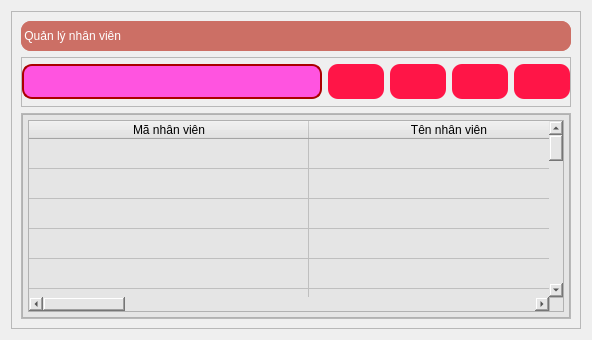
            <widget class="QWidget" name="page_3">
             <layout class="QVBoxLayout" name="verticalLayout_33">
              <item>
               <widget class="QFrame" name="frame_22">
                <property name="frameShape">
                 <enum>QFrame::StyledPanel</enum>
                </property>
                <property name="frameShadow">
                 <enum>QFrame::Raised</enum>
                </property>
                <layout class="QVBoxLayout" name="verticalLayout_20">
                 <item>
                  <widget class="QFrame" name="frame_23">
                   <property name="minimumSize">
                    <size>
                     <width>0</width>
                     <height>30</height>
                    </size>
                   </property>
                   <property name="maximumSize">
                    <size>
                     <width>16777215</width>
                     <height>30</height>
                    </size>
                   </property>
                   <property name="styleSheet">
                    <string notr="true">font: 75 10pt &quot;MS Shell Dlg 2&quot;;background-color: rgba(204, 111, 101);
color: rgb(255, 255, 255);    border-radius: 10px;</string>
                   </property>
                   <property name="frameShape">
                    <enum>QFrame::StyledPanel</enum>
                   </property>
                   <property name="frameShadow">
                    <enum>QFrame::Raised</enum>
                   </property>
                   <layout class="QVBoxLayout" name="verticalLayout_29">
                    <property name="spacing">
                     <number>0</number>
                    </property>
                    <property name="leftMargin">
                     <number>0</number>
                    </property>
                    <property name="topMargin">
                     <number>0</number>
                    </property>
                    <property name="rightMargin">
                     <number>0</number>
                    </property>
                    <property name="bottomMargin">
                     <number>0</number>
                    </property>
                    <item>
                     <widget class="QLabel" name="label_38">
                      <property name="text">
                       <string> Quản lý nhân viên</string>
                      </property>
                     </widget>
                    </item>
                   </layout>
                  </widget>
                 </item>
                 <item alignment="Qt::AlignRight|Qt::AlignVCenter">
                  <widget class="QFrame" name="frame_31">
                   <property name="minimumSize">
                    <size>
                     <width>550</width>
                     <height>50</height>
                    </size>
                   </property>
                   <property name="maximumSize">
                    <size>
                     <width>16777215</width>
                     <height>30</height>
                    </size>
                   </property>
                   <property name="frameShape">
                    <enum>QFrame::StyledPanel</enum>
                   </property>
                   <property name="frameShadow">
                    <enum>QFrame::Raised</enum>
                   </property>
                   <layout class="QHBoxLayout" name="horizontalLayout_14">
                    <property name="leftMargin">
                     <number>0</number>
                    </property>
                    <property name="topMargin">
                     <number>0</number>
                    </property>
                    <property name="rightMargin">
                     <number>0</number>
                    </property>
                    <property name="bottomMargin">
                     <number>0</number>
                    </property>
                    <item>
                     <widget class="QLineEdit" name="lineEdit_14">
                      <property name="maximumSize">
                       <size>
                        <width>300</width>
                        <height>35</height>
                       </size>
                      </property>
                      <property name="styleSheet">
                       <string notr="true">QLineEdit{
	border: 2px solid rgb(170, 0, 0);
	border-radius: 10px;
	background-color: rgb(255, 84, 224);
}
</string>
                      </property>
                     </widget>
                    </item>
                    <item>
                     <widget class="QPushButton" name="pushButton_20">
                      <property name="minimumSize">
                       <size>
                        <width>35</width>
                        <height>35</height>
                       </size>
                      </property>
                      <property name="maximumSize">
                       <size>
                        <width>70</width>
                        <height>35</height>
                       </size>
                      </property>
                      <property name="styleSheet">
                       <string notr="true">QPushButton {	
background-color: rgb(255, 21, 71);
	
	background-image: url(:/16x16/icons/16x16/cil-magnifying-glass.png);
	background-position: center;
    background-repeat: no-repeat;
	border: none;
	border-radius: 10px;
}
QPushButton:hover {
	background-color: rgb(151, 10, 16);
}
</string>
                      </property>
                      <property name="text">
                       <string/>
                      </property>
                     </widget>
                    </item>
                    <item>
                     <widget class="QPushButton" name="pushButton_21">
                      <property name="minimumSize">
                       <size>
                        <width>35</width>
                        <height>35</height>
                       </size>
                      </property>
                      <property name="maximumSize">
                       <size>
                        <width>70</width>
                        <height>35</height>
                       </size>
                      </property>
                      <property name="styleSheet">
                       <string notr="true">QPushButton {	
background-color: rgb(255, 21, 71);
	
	background-image: url(:/16x16/icons/16x16/cil-plus.png);
	background-position: center;
    background-repeat: no-repeat;
	border: none;
	border-radius: 10px;
}
QPushButton:hover {
	background-color: rgb(151, 10, 16);
}
</string>
                      </property>
                      <property name="text">
                       <string/>
                      </property>
                     </widget>
                    </item>
                    <item>
                     <widget class="QPushButton" name="pushButton_24">
                      <property name="minimumSize">
                       <size>
                        <width>35</width>
                        <height>35</height>
                       </size>
                      </property>
                      <property name="maximumSize">
                       <size>
                        <width>70</width>
                        <height>35</height>
                       </size>
                      </property>
                      <property name="styleSheet">
                       <string notr="true">QPushButton {	
background-color: rgb(255, 21, 71);
	
	background-image: url(:/16x16/icons/16x16/cil-pencil.png);
	background-position: center;
    background-repeat: no-repeat;
	border: none;
	border-radius: 10px;
}
QPushButton:hover {
	background-color: rgb(151, 10, 16);
}
</string>
                      </property>
                      <property name="text">
                       <string/>
                      </property>
                     </widget>
                    </item>
                    <item>
                     <widget class="QPushButton" name="pushButton_23">
                      <property name="minimumSize">
                       <size>
                        <width>35</width>
                        <height>35</height>
                       </size>
                      </property>
                      <property name="maximumSize">
                       <size>
                        <width>70</width>
                        <height>35</height>
                       </size>
                      </property>
                      <property name="styleSheet">
                       <string notr="true">QPushButton {	
background-color: rgb(255, 21, 71);
	background-image: url(:/16x16/icons/16x16/cil-remove.png);
	background-position: center;
    background-repeat: no-repeat;
	border: none;
	border-radius: 10px;
}
QPushButton:hover {
	background-color: rgb(151, 10, 16);
}
</string>
                      </property>
                      <property name="text">
                       <string/>
                      </property>
                     </widget>
                    </item>
                   </layout>
                  </widget>
                 </item>
                 <item>
                  <widget class="QFrame" name="frame_30">
                   <property name="frameShape">
                    <enum>QFrame::StyledPanel</enum>
                   </property>
                   <property name="frameShadow">
                    <enum>QFrame::Raised</enum>
                   </property>
                   <layout class="QVBoxLayout" name="verticalLayout_30">
                    <property name="spacing">
                     <number>14</number>
                    </property>
                    <property name="leftMargin">
                     <number>0</number>
                    </property>
                    <property name="topMargin">
                     <number>0</number>
                    </property>
                    <property name="rightMargin">
                     <number>0</number>
                    </property>
                    <property name="bottomMargin">
                     <number>0</number>
                    </property>
                    <item>
                     <widget class="QFrame" name="frame_33">
                      <property name="styleSheet">
                       <string notr="true">background-color: rgb(229, 229, 229);</string>
                      </property>
                      <property name="frameShape">
                       <enum>QFrame::StyledPanel</enum>
                      </property>
                      <property name="frameShadow">
                       <enum>QFrame::Raised</enum>
                      </property>
                      <layout class="QVBoxLayout" name="verticalLayout_32">
                       <property name="spacing">
                        <number>5</number>
                       </property>
                       <property name="leftMargin">
                        <number>5</number>
                       </property>
                       <property name="topMargin">
                        <number>5</number>
                       </property>
                       <property name="rightMargin">
                        <number>5</number>
                       </property>
                       <property name="bottomMargin">
                        <number>5</number>
                       </property>
                       <item>
                        <widget class="QTableWidget" name="tableWidget_2">
                         <property name="styleSheet">
                          <string notr="true">/* VERTICAL SCROLLBAR */

QScrollBar:vertical {
	background: rgb(180, 28, 222);
    width: 20px;
    margin:0 0 0 0;
	border-radius: 7px;
 }
QScrollBar::handle:vertical {	
	min-height: 30px;
	border-radius: 7px;
}
QScrollBar::sub-line:vertical {
	
	background-color: rgb(255, 255, 255);
	border: none;
	height: 15px;
	border-top-left-radius: 7px;
	border-top-right-radius: 7px;
	subcontrol-position: top;
	subcontrol-origin: margin;
}
QScrollBar::add-line:vertical {
	border: none;
	height: 15px;
	border-bottom-left-radius: 7px;
	border-bottom-right-radius: 7px;
	subcontrol-position: bottom;
	subcontrol-origin: margin;
}
QScrollBar::up-arrow:vertical, QScrollBar::down-arrow:vertical {
	background: none;
}
QScrollBar::add-page:vertical, QScrollBar::sub-page:vertical {
	background: none;
}

/*-----------------*/
 QScrollBar:horizontall {
	border: none;
    background: rgb(45, 45, 68);
    width: 20px;
    margin:0 0 0 0;
	border-radius: 7px;
 }
QScrollBar::handle:horizontall {	
	background-color: rgb(80, 80, 122);
	min-height: 30px;
	border-radius: 7px;
}
QScrollBar::sub-line:horizontall {
	border: none;
	background-color: rgb(59, 59, 90);
	height: 15px;
	border-top-left-radius: 7px;
	border-top-right-radius: 7px;
	subcontrol-position: top;
	subcontrol-origin: margin;
}
QScrollBar::add-line:horizontall{
	border: none;
	background-color: rgb(59, 59, 90);
	height: 15px;
	border-bottom-left-radius: 7px;
	border-bottom-right-radius: 7px;
	subcontrol-position: bottom;
	subcontrol-origin: margin;
}
QScrollBar::up-arrow:horizontall, QScrollBar::down-arrow:horizontall {
	background: none;
}
QScrollBar::add-page:horizontall, QScrollBar::sub-page:horizontall {
	background: none;
}


















</string>
                         </property>
                         <property name="editTriggers">
                          <set>QAbstractItemView::NoEditTriggers</set>
                         </property>
                         <property name="showGrid">
                          <bool>true</bool>
                         </property>
                         <property name="gridStyle">
                          <enum>Qt::SolidLine</enum>
                         </property>
                         <property name="sortingEnabled">
                          <bool>false</bool>
                         </property>
                         <property name="rowCount">
                          <number>100</number>
                         </property>
                         <attribute name="horizontalHeaderDefaultSectionSize">
                          <number>280</number>
                         </attribute>
                         <attribute name="horizontalHeaderHighlightSections">
                          <bool>false</bool>
                         </attribute>
                         <attribute name="horizontalHeaderShowSortIndicator" stdset="0">
                          <bool>false</bool>
                         </attribute>
                         <attribute name="horizontalHeaderStretchLastSection">
                          <bool>true</bool>
                         </attribute>
                         <attribute name="verticalHeaderVisible">
                          <bool>false</bool>
                         </attribute>
                         <attribute name="verticalHeaderHighlightSections">
                          <bool>true</bool>
                         </attribute>
                         <row/>
                         <row/>
                         <row/>
                         <row/>
                         <row/>
                         <row/>
                         <row/>
                         <row/>
                         <row/>
                         <row/>
                         <row/>
                         <row/>
                         <row/>
                         <row/>
                         <row/>
                         <row/>
                         <row/>
                         <row/>
                         <row/>
                         <row/>
                         <row/>
                         <row/>
                         <row/>
                         <row/>
                         <row/>
                         <row/>
                         <row/>
                         <row/>
                         <row/>
                         <row/>
                         <row/>
                         <row/>
                         <row/>
                         <row/>
                         <row/>
                         <row/>
                         <row/>
                         <row/>
                         <row/>
                         <row/>
                         <row/>
                         <row/>
                         <row/>
                         <row/>
                         <row/>
                         <row/>
                         <row/>
                         <row/>
                         <row/>
                         <row/>
                         <row/>
                         <row/>
                         <row/>
                         <row/>
                         <row/>
                         <row/>
                         <row/>
                         <row/>
                         <row/>
                         <row/>
                         <row/>
                         <row/>
                         <row/>
                         <row/>
                         <row/>
                         <row/>
                         <row/>
                         <row/>
                         <row/>
                         <row/>
                         <row/>
                         <row/>
                         <row/>
                         <row/>
                         <row/>
                         <row/>
                         <row/>
                         <row/>
                         <row/>
                         <row/>
                         <row/>
                         <row/>
                         <row/>
                         <row/>
                         <row/>
                         <row/>
                         <row/>
                         <row/>
                         <row/>
                         <row/>
                         <row/>
                         <row/>
                         <row/>
                         <row/>
                         <row/>
                         <row/>
                         <row/>
                         <row/>
                         <row/>
                         <row/>
                         <column>
                          <property name="text">
                           <string>Mã nhân viên</string>
                          </property>
                          <property name="textAlignment">
                           <set>AlignCenter</set>
                          </property>
                          <property name="background">
                           <color alpha="0">
                            <red>134</red>
                            <green>134</green>
                            <blue>134</blue>
                           </color>
                          </property>
                         </column>
                         <column>
                          <property name="text">
                           <string>Tên nhân viên</string>
                          </property>
                          <property name="textAlignment">
                           <set>AlignCenter</set>
                          </property>
                         </column>
                         <column>
                          <property name="text">
                           <string>Số điện thoại</string>
                          </property>
                          <property name="textAlignment">
                           <set>AlignCenter</set>
                          </property>
                         </column>
                         <column>
                          <property name="text">
                           <string>Phòng ban</string>
                          </property>
                          <property name="textAlignment">
                           <set>AlignCenter</set>
                          </property>
                         </column>
                         <column>
                          <property name="text">
                           <string>Gmail</string>
                          </property>
                          <property name="textAlignment">
                           <set>AlignCenter</set>
                          </property>
                         </column>
                         <column>
                          <property name="text">
                           <string>Ngày sinh</string>
                          </property>
                          <property name="textAlignment">
                           <set>AlignCenter</set>
                          </property>
                         </column>
                        </widget>
                       </item>
                      </layout>
                     </widget>
                    </item>
                   </layout>
                  </widget>
                 </item>
                </layout>
               </widget>
              </item>
             </layout>
            </widget>
